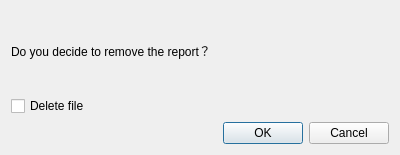
<?xml version="1.0" encoding="UTF-8"?>
<ui version="4.0">
 <class>RemoveReportDialog</class>
 <widget class="QDialog" name="RemoveReportDialog">
  <property name="geometry">
   <rect>
    <x>0</x>
    <y>0</y>
    <width>400</width>
    <height>155</height>
   </rect>
  </property>
  <property name="windowTitle">
   <string>Delete</string>
  </property>
  <layout class="QGridLayout" name="gridLayout">
   <item row="0" column="0">
    <widget class="QLabel" name="label">
     <property name="text">
      <string>Do you decide to remove the report？</string>
     </property>
    </widget>
   </item>
   <item row="1" column="0">
    <widget class="QCheckBox" name="deleteFileCheckBox">
     <property name="text">
      <string>Delete file</string>
     </property>
    </widget>
   </item>
   <item row="2" column="0">
    <widget class="QDialogButtonBox" name="buttonBox">
     <property name="orientation">
      <enum>Qt::Horizontal</enum>
     </property>
     <property name="standardButtons">
      <set>QDialogButtonBox::Cancel|QDialogButtonBox::Ok</set>
     </property>
    </widget>
   </item>
  </layout>
 </widget>
 <resources/>
 <connections>
  <connection>
   <sender>buttonBox</sender>
   <signal>accepted()</signal>
   <receiver>RemoveReportDialog</receiver>
   <slot>accept()</slot>
   <hints>
    <hint type="sourcelabel">
     <x>248</x>
     <y>254</y>
    </hint>
    <hint type="destinationlabel">
     <x>157</x>
     <y>274</y>
    </hint>
   </hints>
  </connection>
  <connection>
   <sender>buttonBox</sender>
   <signal>rejected()</signal>
   <receiver>RemoveReportDialog</receiver>
   <slot>reject()</slot>
   <hints>
    <hint type="sourcelabel">
     <x>316</x>
     <y>260</y>
    </hint>
    <hint type="destinationlabel">
     <x>286</x>
     <y>274</y>
    </hint>
   </hints>
  </connection>
 </connections>
</ui>
